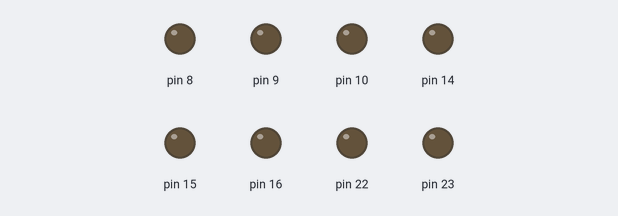
The sketch below on a simulated Arduino Uno, built with avr-gcc and run on an emulated ATmega328P. Shown: output pins drawn as LEDs (lit = HIGH).

Above: at 0.13 s.
Timing chart, 0 to 3.0 s (numbered marks = the images above):
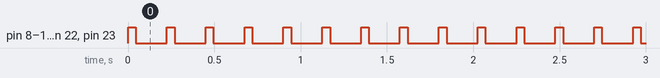

The sketch:

TacitusBare.ino
```cpp
const int timing = 180;
void setup(){
  DDRC = 11111111;
  DDRB = 11111111;
}

void loop(){
  PORTC = 11111111;
  PORTB = 11111111;
  delay(timing/4);
  PORTC = 00000000;
  PORTB = 00000000;
  delay(timing);
}
```

Measured:
- by itself, pin 8–10, pin 14–16, pin 22, pin 23: alternates HIGH for 0.05 s and LOW for 0.18 s
